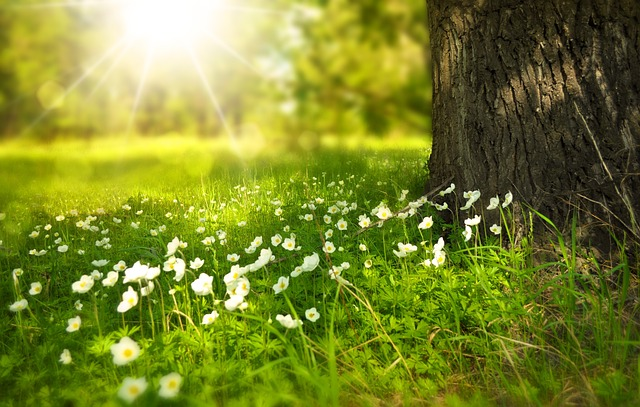
#> input picture input.jpg, 640 x 407 px
$ python 'question 5.py'
#> lines starting #> are read from the running program, lines starting #| are printed output that depends on the picture; after the words box and inside, x2 and y2 are one past the last pixel; in counts of white or black regions, pixels touching at a corner belong together
import cv2

# Load the input image
input_image = cv2.imread("input.jpg")
#> input_image is the input picture: shape (407, 640, 3); mean B, G, R 44.1, 132.9, 122.3
# Convert the image to grayscale
grayscale_image = cv2.cvtColor(input_image, cv2.COLOR_BGR2GRAY)
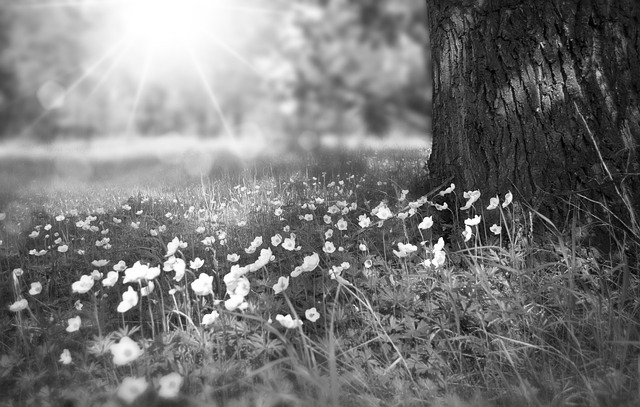
#> grayscale_image: shape (407, 640); min 1, max 255, mean 119.6
# Apply different colormaps
colormap_jet = cv2.applyColorMap(grayscale_image, cv2.COLORMAP_JET)
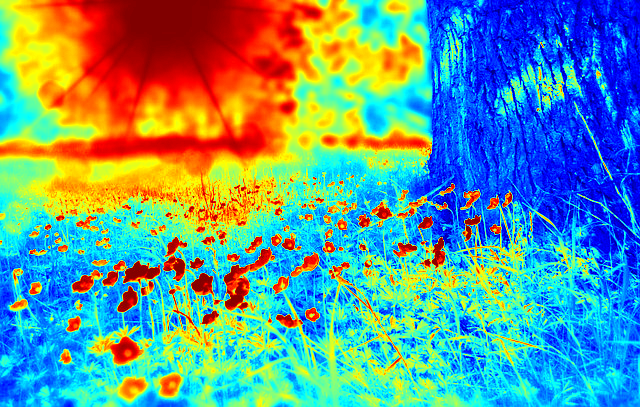
#> colormap_jet: shape (407, 640, 3); mean B, G, R 148.2, 153.9, 99.4
colormap_hot = cv2.applyColorMap(grayscale_image, cv2.COLORMAP_HOT)
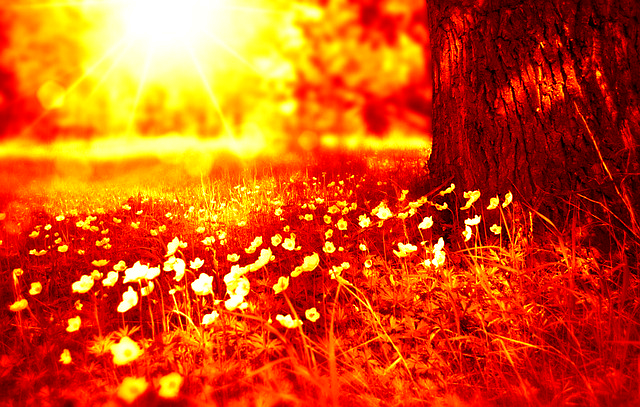
#> colormap_hot: shape (407, 640, 3); mean B, G, R 17.6, 79.2, 211.1
colormap_autumn = cv2.applyColorMap(grayscale_image, cv2.COLORMAP_AUTUMN)
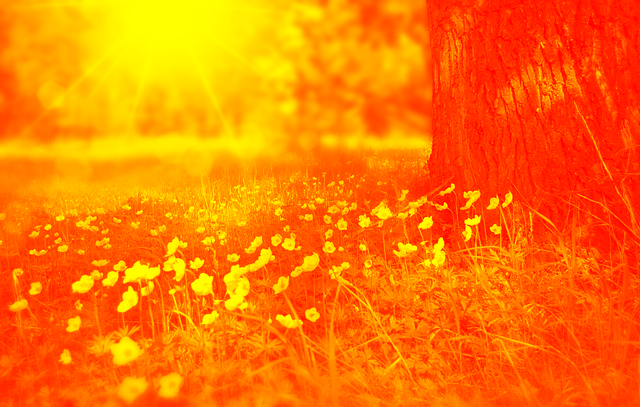
#> colormap_autumn: shape (407, 640, 3); mean B, G, R 0, 119.6, 255

# Display the original grayscale image and the colorized versions
cv2.imshow("Grayscale Image", grayscale_image)
cv2.imshow("Jet Colormap", colormap_jet)
cv2.imshow("Hot Colormap", colormap_hot)
cv2.imshow("Autumn Colormap", colormap_autumn)
adaptive_threshold = cv2.adaptiveThreshold(
    grayscale_image, 255, cv2.ADAPTIVE_THRESH_MEAN_C, cv2.THRESH_BINARY, 11, 2
)
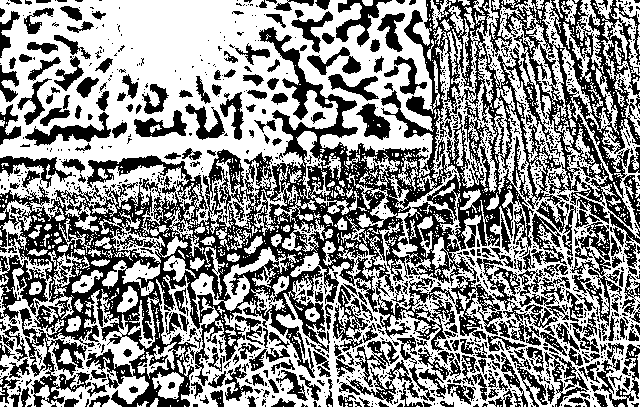
#> adaptive_threshold: shape (407, 640); 55.2% white; 1324 black regions (1030 under 20 px), largest, box (x1, y1, x2, y2) and area: (0, 0, 640, 407) 65930, (19, 308, 91, 407) 2037, (375, 278, 455, 352) 1821

# Save the thresholded image as "output_thresholded.jpg"
cv2.imwrite("output_thresholded.jpg", adaptive_threshold)

print("Thresholded image saved as 'output_thresholded.jpg'.")

cv2.waitKey(0)
cv2.destroyAllWindows()

$ run again, with image.jpg copied over input.jpg
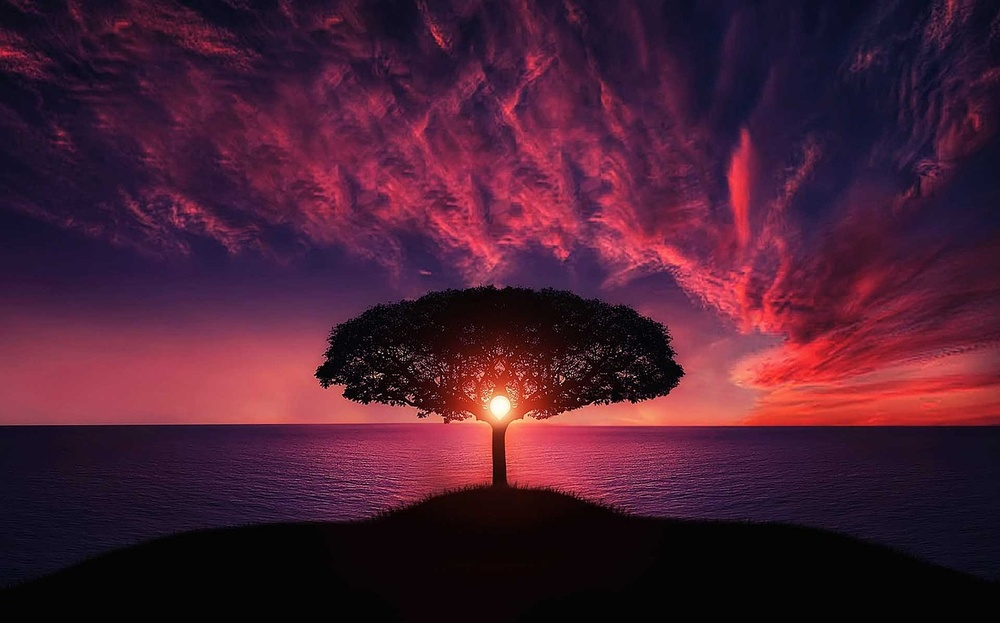
#> input picture image.jpg, 1000 x 623 px, shrunk from 1280 x 797 before the run
#> input_image is the input picture: shape (623, 1000, 3); mean B, G, R 51.2, 30.3, 73.5
#> `colormap_autumn = cv2.applyColorMap(grayscale_image, cv2.COLORMAP_AUTU..`:
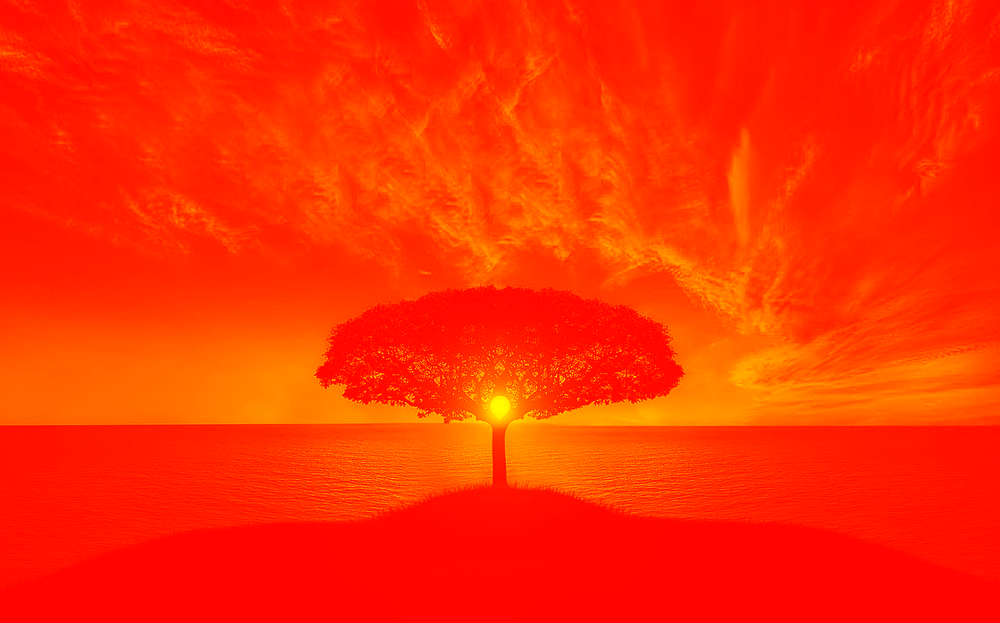
#> colormap_autumn: shape (623, 1000, 3); mean B, G, R 0, 45.6, 255
#> `adaptive_threshold = cv2.adaptiveThreshold( grayscale_image, 255, cv2...`:
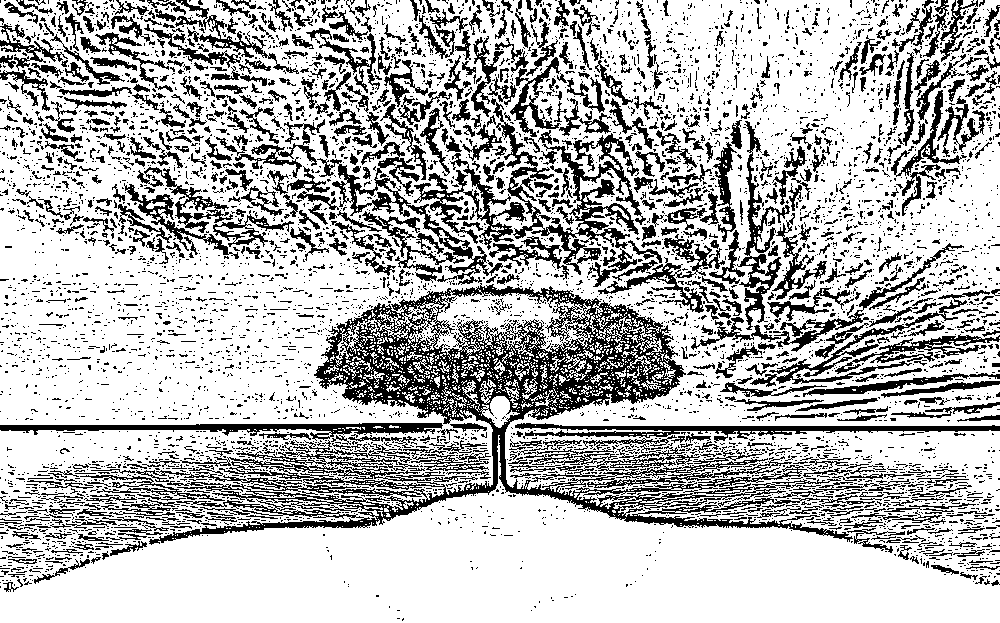
#> adaptive_threshold: shape (623, 1000); 72.4% white; 5822 black regions (4960 under 20 px), largest, box (x1, y1, x2, y2) and area: (136, 283, 853, 545) 39350, (491, 98, 646, 275) 5598, (317, 142, 503, 285) 3300

$ run again, with image2.jpg copied over input.jpg
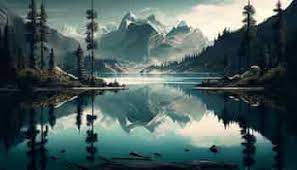
#> input picture image2.jpg, 297 x 170 px
#> input_image is the input picture: shape (170, 297, 3); mean B, G, R 93, 93.2, 73.7
#> `colormap_autumn = cv2.applyColorMap(grayscale_image, cv2.COLORMAP_AUTU..`:
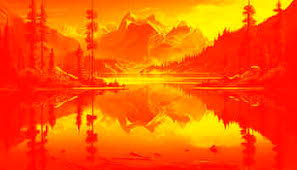
#> colormap_autumn: shape (170, 297, 3); mean B, G, R 0, 87.3, 255
#> `adaptive_threshold = cv2.adaptiveThreshold( grayscale_image, 255, cv2...`:
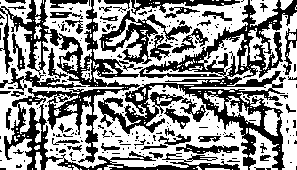
#> adaptive_threshold: shape (170, 297); 56.9% white; 232 black regions (180 under 20 px), largest, box (x1, y1, x2, y2) and area: (98, 0, 297, 170) 7864, (0, 0, 240, 170) 7454, (99, 10, 192, 64) 1331

$ run again, with image1.jpeg copied over input.jpg
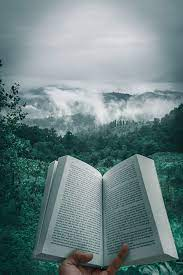
#> input picture image1.jpeg, 183 x 275 px
#> input_image is the input picture: shape (275, 183, 3); mean B, G, R 131.4, 130.2, 108.8
#> `colormap_autumn = cv2.applyColorMap(grayscale_image, cv2.COLORMAP_AUTU..`:
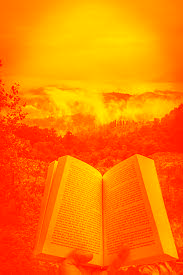
#> colormap_autumn: shape (275, 183, 3); mean B, G, R 0, 123.9, 255
#> `adaptive_threshold = cv2.adaptiveThreshold( grayscale_image, 255, cv2...`:
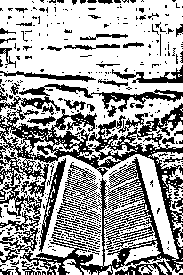
#> adaptive_threshold: shape (275, 183); 63.9% white; 421 black regions (369 under 20 px), largest, box (x1, y1, x2, y2) and area: (0, 103, 183, 275) 10492, (0, 84, 183, 112) 1308, (0, 182, 42, 252) 988
